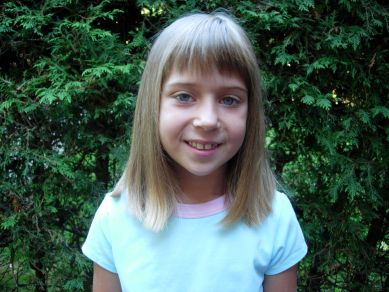
//> input picture source/CH03/demo8/girl.jpg, 389 x 292 px
$ ./main   (built with g++ and OpenCV 4)
//> lines starting //> are read from the running program, lines starting //| are printed output that depends on the picture
#include <vector>
#include <opencv2/core.hpp>
#include <opencv2/highgui.hpp>
#include <opencv2/imgproc.hpp>

using namespace cv;

void DetectHSColor(const cv::Mat& image, // input image
                   double minHue, double maxHue, // Hue interval
                   double minSat, double maxSat, // saturation interval
                   cv::Mat& mask)
{
    cv::Mat hsv;
    cv::cvtColor(image, hsv, CV_BGR2HSV); // convert into hsv space
    std::vector<cv::Mat> channels;
    cv::split(hsv, channels); // split the 3 channels into 3 images
    // channels[0] is Hue
    // channels[1] is Saturation
    // channels[2] is Value

    // Hue masking
    cv::Mat mask1; // belong to maxHue
    cv::threshold(channels[0], mask1, maxHue, 255, cv::THRESH_BINARY_INV);
}

int main()
{
    cv::Mat image = cv::imread("girl.jpg");
//> image is the input picture: 292 rows x 389 cols, CV_8UC3; mean B, G, R 82.6, 92.5, 70.9

    cv::Mat hsv;
    cv::cvtColor(image, hsv, CV_BGR2HSV);
//> hsv: 292 rows x 389 cols, CV_8UC3; mean H, S, V 70.2, 114.1, 98.3
    // split the 3 channels into 3 images
    std::vector<cv::Mat> channels;
    cv::split(hsv,channels);
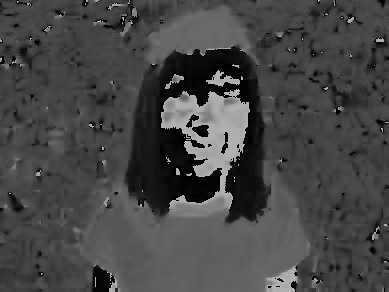
//> channels[0]: 292 rows x 389 cols, CV_8UC1; min 0, max 179, mean 70.2
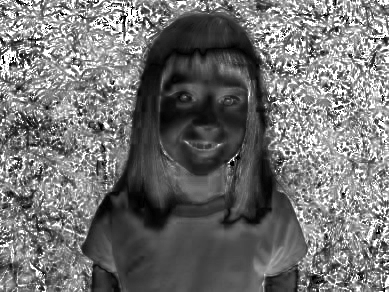
//> channels[1]: 292 rows x 389 cols, CV_8UC1; min 0, max 255, mean 114.1
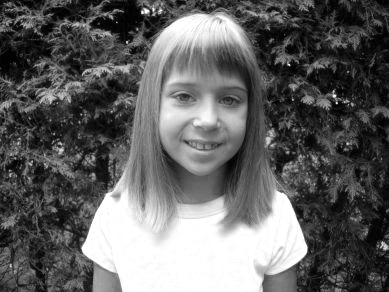
//> channels[2]: 292 rows x 389 cols, CV_8UC1; min 0, max 255, mean 98.3
    // Value channel will be 255 for all pixels
    channels[2]= 255;
//> channels[2]: 292 rows x 389 cols, CV_8UC1; every value is 255
    // merge back the channels
    cv::merge(channels,hsv);
//> hsv: 292 rows x 389 cols, CV_8UC3; mean H, S, V 70.2, 114.1, 255
    // reconvert to BGR
    cv::Mat newImage;
    cv::cvtColor(hsv,newImage,CV_HSV2BGR);
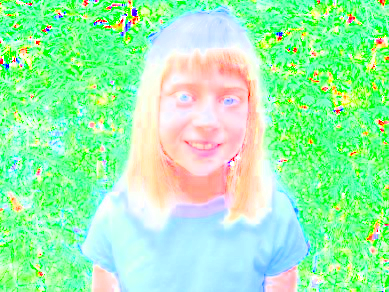
//> newImage: 292 rows x 389 cols, CV_8UC3; mean B, G, R 176, 242.5, 157.3

    // display result
    cv::namedWindow("image object");
    cv::imshow("image object",newImage);
//    cv::imwrite("CH3-image8.jpg", newImage);

    cv::waitKey();
    return 0;
}
